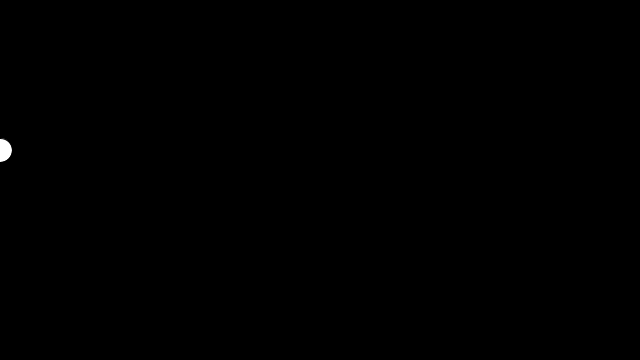
Frame 1 (no input)
Frame 60 (the mouse pressed at the canvas centre just before this capture): identical to frame 1, image omitted
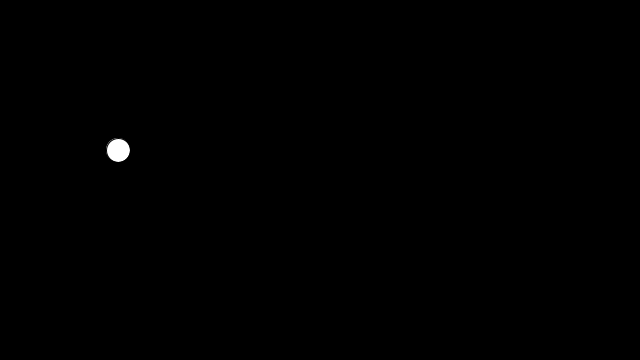
Frame 120 (the mouse held since frame 60 and released just before this capture)

The Processing sketch that drew these frames (run headless with seeded random() and noise(); from frame 60 on, the mouse is pressed at the canvas centre):

// Processing sketch: sketch_ball_movement
// ── sketch_ball_movement.pde
int x;
boolean going;
void setup(){
  size(640,360);
}
void draw(){
  background(0);
  fill(255);
  ellipse(x,150,24,24);
  if(going){
    x+=2;
  }
  
}
void mousePressed(){
  if(going){
    going=false;
  }else{
    going=true;
  }

}
